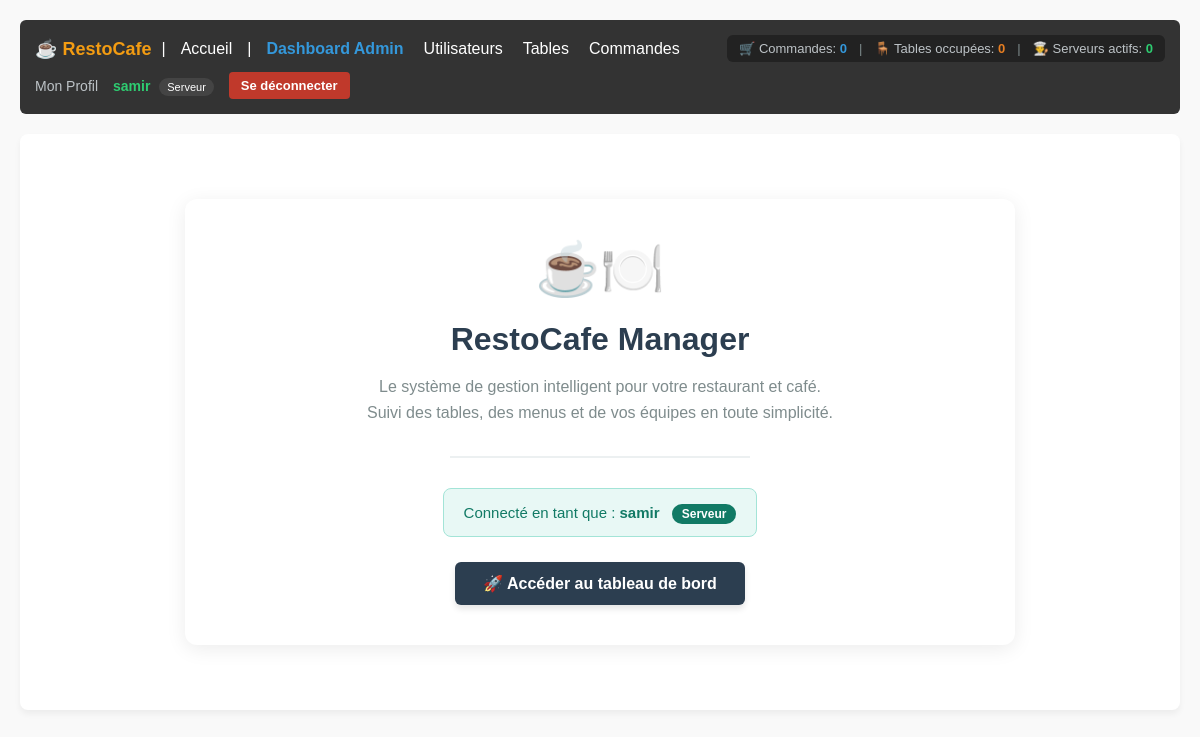
Page / (signed in) on the earlier database version.
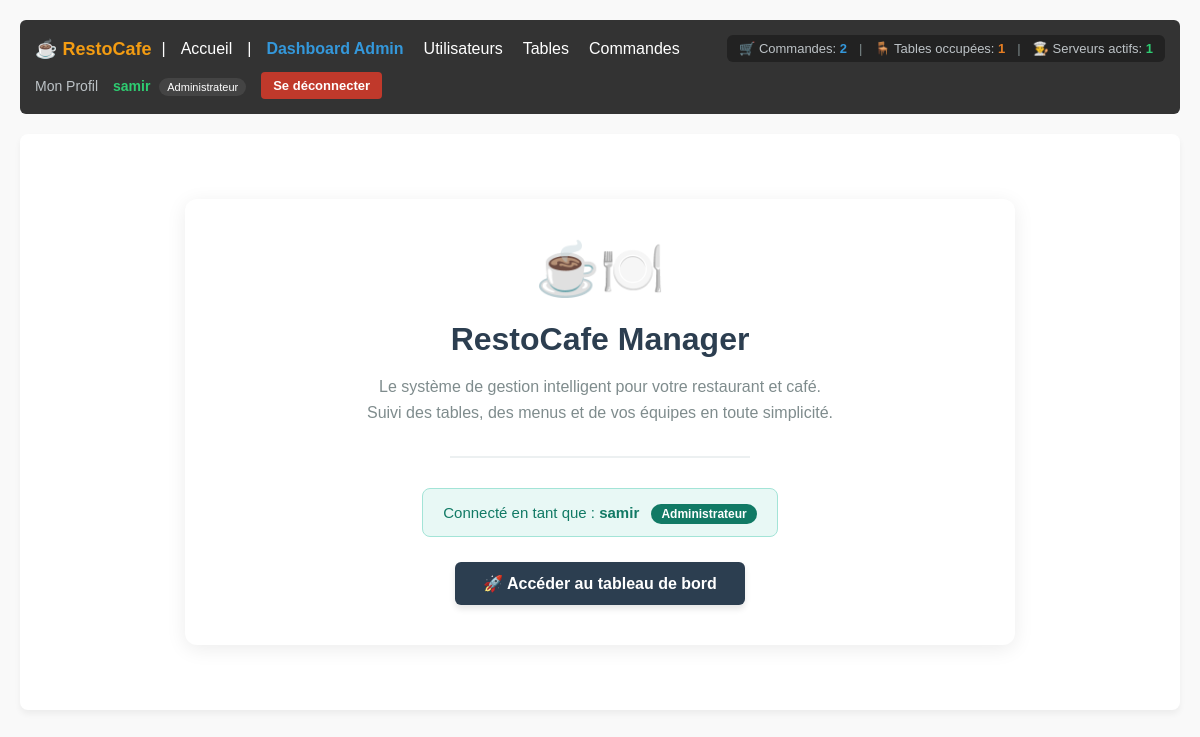
Same page on the later database version.
### accounts/models.py (models this page shows, shortened)
class User(AbstractUser):
  ROLE_CHOICES = (
      ('admin', 'Administrateur'),
      ('serveur', 'Serveur'),
      ('cuisine', 'Cuisinier'),
  )
  role = models.CharField(
      max_length=20, choices=ROLE_CHOICES, default='serveur'
  )
  tel = models.CharField(max_length=20, blank=True, null=True)
  photo = models.ImageField(upload_to='profils/', blank=True, null=True)

### accounts/views.py (the view)
# urls.py: path('', home_view, name='home'),  # <-- La page d'accueil globale
def home_view(request):
  return render(request, 'accounts/home.html')

### accounts/context_processors.py (called while the page is built)
def restaurant_stats(request):
    if not request.user.is_authenticated:
        return {}
    total_commandes = Commande.objects.count()
    tables_occupees = Table.objects.filter(
        commandes__statut__in=['en_attente', 'en_preparation', 'prete']
    ).distinct().count()
    serveurs_actifs = User.objects.filter(
        role='serveur',
        commandes_gerees__isnull=False
    ).distinct().count()
    serveurs_stats = User.objects.filter(role='serveur').prefetch_related('commandes_gerees')
    return {
        'stat_commandes': total_commandes,
        'stat_tables_occupees': tables_occupees,
        'stat_serveurs': serveurs_actifs,
        'serveurs_stats': serveurs_stats,
    }

### accounts/templates/accounts/home.html (shortened to what this page needs)
{% extends 'base.html' %}
{% block content %}
    <div style="max-width: 750px; margin: 40px auto; text-align: center; padding: 40px; background: #ffffff; border-radius: 12px; box-shadow: 0 4px 20px rgba(0,0,0,0.08);">
        <div style="font-size: 52px; margin-bottom: 15px;">☕🍽️</div>
        <h1 style="color: #2c3e50; font-size: 32px; margin-bottom: 10px; font-weight: 700;">RestoCafe Manager</h1>
        <p style="font-size: 16px; color: #7f8c8d; margin-bottom: 30px; line-height: 1.6;">
            Le système de gestion intelligent pour votre restaurant et café. <br>
            Suivi des tables, des menus et de vos équipes en toute simplicité.
        </p>
        <hr style="margin: 30px auto; width: 40%; border: 0; border-top: 2px solid #ecf0f1;">
        <div style="margin-top: 30px;">
            {% if user.is_authenticated %}
                <div style="background: #e8f8f5; border: 1px solid #a3e4d7; padding: 15px 20px; border-radius: 8px; margin-bottom: 25px; display: inline-block;">
                    <p style="margin: 0; color: #117a65; font-size: 15px;">
                        Connecté en tant que : <strong>{{ user.username }}</strong>
                        <span style="background: #117a65; color: white; padding: 3px 10px; border-radius: 12px; font-size: 12px; margin-left: 8px; font-weight: bold;">
                            {{ user.get_role_display }}
                        </span>
                    </p>
                </div>
                <div>
                    <a href="{% url 'accounts:login' %}" style="display: inline-block; padding: 12px 28px; background: #2c3e50; color: #fff; text-decoration: none; border-radius: 6px; font-weight: 600; box-shadow: 0 4px 6px rgba(0,0,0,0.1);">
                        🚀 Accéder au tableau de bord
                    </a>
                </div>
            {% endif %}
        </div>
    </div>
{% endblock %}

### templates/navbar.html (shortened to what this page needs)
<nav style="background: #333; color: #fff; padding: 15px; margin-bottom: 20px; border-radius: 6px; display: flex; justify-content: space-between; align-items: center; flex-wrap: wrap; gap: 10px;">
    <div style="display: flex; align-items: center; gap: 10px; flex-wrap: wrap;">
        <strong style="font-size: 18px; color: #f39c12;">☕ RestoCafe</strong> |
        <a href="{% url 'accounts:home' %}" style="color: #fff; text-decoration: none; margin: 0 5px;">Accueil</a>
        {% if user.is_authenticated %}
            |
            {% if user.role == 'admin' or user.is_superuser %}
                <a href="{% url 'accounts:admin_dashboard' %}" style="color: #3498db; text-decoration: none; margin: 0 5px; font-weight: bold;">Dashboard Admin</a>
                <a href="{% url 'accounts:user_list' %}" style="color: #fff; text-decoration: none; margin: 0 5px;">Utilisateurs</a>
                <a href="{% url 'tables:table_list' %}" style="color: #fff; text-decoration: none; margin: 0 5px;">Tables</a>
                <a href="{% url 'commandes:commande_list' %}" style="color: #fff; text-decoration: none; margin: 0 5px;">Commandes</a>
            {% elif user.role == 'cuisine' %}
                <a href="{% url 'commandes:cuisine_dashboard' %}" style="color: #f39c12; text-decoration: none; margin: 0 5px; font-weight: bold;">Dashboard Cuisine</a>
            {% endif %}
        {% endif %}
    </div>
    {% if user.is_authenticated %}
        <div style="display: flex; align-items: center; gap: 12px; background: #222; padding: 6px 12px; border-radius: 6px; font-size: 13px;">
            <span style="color: #bdc3c7;" title="Commandes totales">
                🛒 Commandes: <strong style="color: #3498db;">{{ stat_commandes|default:0 }}</strong>
            </span>
            <span style="color: #7f8c8d;">|</span>
            <span style="color: #bdc3c7;" title="Tables occupées">
                🪑 Tables occupées: <strong style="color: #e67e22;">{{ stat_tables_occupees|default:0 }}</strong>
            </span>
            <span style="color: #7f8c8d;">|</span>
            <span style="color: #bdc3c7;" title="Serveurs actifs">
                👨‍🍳 Serveurs actifs: <strong style="color: #2ecc71;">{{ stat_serveurs|default:0 }}</strong>
            </span>
        </div>
    {% endif %}
    <div style="display: flex; align-items: center; gap: 15px;">
        {% if user.is_authenticated %}
            <a href="{% url 'accounts:profile' %}" style="color: #bdc3c7; text-decoration: none; font-size: 14px;">Mon Profil</a>
            <span style="color: #2ecc71; font-size: 14px;">
                <strong>{{ user.username }}</strong>
                <span style="background: #444; color: #fff; padding: 3px 8px; border-radius: 10px; font-size: 11px; margin-left: 5px;">{{ user.get_role_display|default:user.role }}</span>
            </span>
            <form action="{% url 'accounts:logout' %}" method="post" style="display: inline; margin: 0;">
                <button type="submit" style="background: #c0392b; color: white; border: none; padding: 6px 12px; border-radius: 4px; cursor: pointer; font-size: 13px; font-weight: bold;">Se déconnecter</button>
            </form>
        {% else %}
            <span style="color: #e74c3c; font-size: 14px;">Non connecté</span>
            <a href="{% url 'accounts:login' %}" style="color: #fff; text-decoration: none; padding: 6px 12px; background: #2980b9; border-radius: 4px; font-size: 13px; font-weight: bold;">Connexion</a>
        {% endif %}
    </div>
</nav>

Differences in the rows shown:
changed User "samir": role "Serveur" → "Administrateur"
Other differences:
{{ stat_commandes|default:0 }}: "0" → "2"
{{ stat_tables_occupees|default:0 }}: "0" → "1"
{{ stat_serveurs|default:0 }}: "0" → "1"
